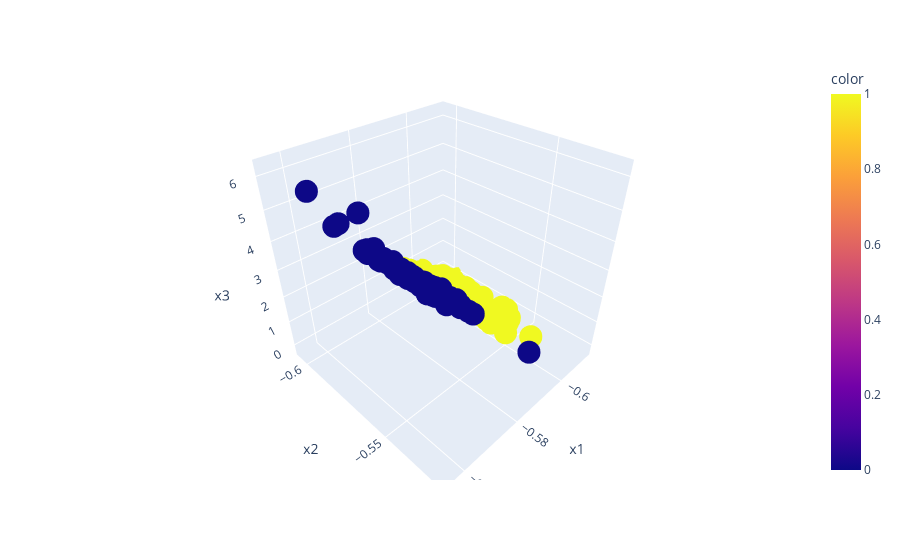

Write notebook code for a chart like this one.
### Code cell
fig = px.scatter_3d(x=x[:, 0], y=x[:, 1], z=x[:, 2], color=predictions[:, 1], labels={'x':'x1','y':'x2','z':'x3'})
fig.show()

### Figure 1 — Plotly figure (JSON) as saved in the notebook; plotly's stock layout.template omitted (floating-point values rounded to 4 significant figures; data arrays with more than 128 entries replaced by an {"elided": "..."} marker saying what was removed)
{"data": [{"hovertemplate": "x1=%{x}<br>x2=%{y}<br>x3=%{z}<br>color=%{marker.color}<extra></extra>", "legendgroup": "", "marker": {"color": {"elided": "569 float values"}, "coloraxis": "coloraxis", "symbol": "circle"}, "mode": "markers", "name": "", "scene": "scene", "showlegend": false, "x": {"elided": "569 float values"}, "y": {"elided": "569 float values"}, "z": {"elided": "569 float values"}, "type": "scatter3d"}], "layout": {"scene": {"domain": {"x": [0.0, 1.0], "y": [0.0, 1.0]}, "xaxis": {"title": {"text": "x1"}}, "yaxis": {"title": {"text": "x2"}}, "zaxis": {"title": {"text": "x3"}}}, "coloraxis": {"colorbar": {"title": {"text": "color"}}, "colorscale": [[0.0, "#0d0887"], [0.1111, "#46039f"], [0.2222, "#7201a8"], [0.3333, "#9c179e"], [0.4444, "#bd3786"], [0.5556, "#d8576b"], [0.6667, "#ed7953"], [0.7778, "#fb9f3a"], [0.8889, "#fdca26"], [1.0, "#f0f921"]]}, "legend": {"tracegroupgap": 0}, "margin": {"t": 60}}}
